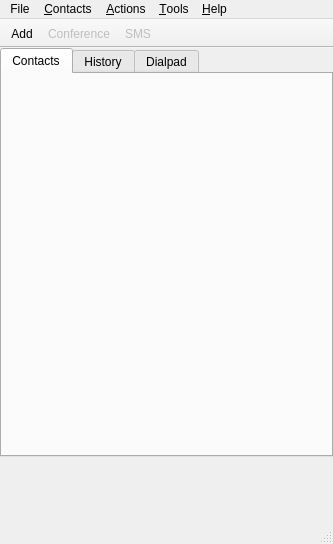
<ui version="4.0" >
 <class>WengoPhoneWindow</class>
 <widget class="QMainWindow" name="WengoPhoneWindow" >
  <property name="geometry" >
   <rect>
    <x>0</x>
    <y>0</y>
    <width>333</width>
    <height>544</height>
   </rect>
  </property>
  <property name="windowTitle" >
   <string>PyWengoPhone</string>
  </property>
  <widget class="QWidget" name="centralWidget" >
   <property name="autoFillBackground" >
    <bool>true</bool>
   </property>
   <layout class="QVBoxLayout" >
    <property name="margin" >
     <number>0</number>
    </property>
    <property name="spacing" >
     <number>0</number>
    </property>
    <item>
     <widget class="QFrame" name="profileBarFrame" />
    </item>
    <item>
     <widget class="QFrame" name="frame" >
      <property name="frameShape" >
       <enum>QFrame::NoFrame</enum>
      </property>
      <property name="frameShadow" >
       <enum>QFrame::Raised</enum>
      </property>
      <layout class="QGridLayout" >
       <property name="margin" >
        <number>0</number>
       </property>
       <property name="spacing" >
        <number>0</number>
       </property>
       <item row="1" column="0" >
        <widget class="QTabWidget" name="tabWidget" >
         <property name="autoFillBackground" >
          <bool>false</bool>
         </property>
         <property name="currentIndex" >
          <number>0</number>
         </property>
         <widget class="QWidget" name="tabContactList" >
          <attribute name="title" >
           <string>Contacts</string>
          </attribute>
         </widget>
         <widget class="QWidget" name="tabHistory" >
          <attribute name="title" >
           <string>History</string>
          </attribute>
         </widget>
         <widget class="QWidget" name="tabDialpad" >
          <attribute name="title" >
           <string>Dialpad</string>
          </attribute>
         </widget>
        </widget>
       </item>
      </layout>
     </widget>
    </item>
    <item>
     <widget class="QFrame" name="callBarFrame" >
      <property name="minimumSize" >
       <size>
        <width>16</width>
        <height>65</height>
       </size>
      </property>
      <property name="maximumSize" >
       <size>
        <width>16777215</width>
        <height>65</height>
       </size>
      </property>
      <property name="frameShape" >
       <enum>QFrame::NoFrame</enum>
      </property>
      <property name="frameShadow" >
       <enum>QFrame::Raised</enum>
      </property>
     </widget>
    </item>
    <item>
     <widget class="QFrame" name="configPanelFrame" >
      <property name="sizePolicy" >
       <sizepolicy>
        <hsizetype>5</hsizetype>
        <vsizetype>0</vsizetype>
        <horstretch>0</horstretch>
        <verstretch>0</verstretch>
       </sizepolicy>
      </property>
     </widget>
    </item>
   </layout>
  </widget>
  <widget class="QMenuBar" name="menuBar" >
   <property name="geometry" >
    <rect>
     <x>0</x>
     <y>0</y>
     <width>333</width>
     <height>25</height>
    </rect>
   </property>
   <widget class="QMenu" name="menuContacts" >
    <property name="title" >
     <string>&amp;Contacts</string>
    </property>
    <addaction name="actionAddContact" />
    <addaction name="separator" />
    <addaction name="actionShowHideOfflineContacts" />
    <addaction name="actionShowHideContactGroups" />
   </widget>
   <widget class="QMenu" name="menuActions" >
    <property name="title" >
     <string>&amp;Actions</string>
    </property>
    <addaction name="actionCreateConferenceCall" />
    <addaction name="separator" />
    <addaction name="actionSendSms" />
    <addaction name="separator" />
   </widget>
   <widget class="QMenu" name="menuSettings" >
    <property name="title" >
     <string>&amp;Tools</string>
    </property>
    <widget class="QMenu" name="menuToolbar" >
     <property name="title" >
      <string>Toolbar</string>
     </property>
     <addaction name="actionToolBarTextUnderIcons" />
     <addaction name="actionToolBarIconsOnly" />
     <addaction name="actionToolBarHidden" />
    </widget>
    <widget class="QMenu" name="menuClearHistory" >
     <property name="title" >
      <string>Clear &amp;History</string>
     </property>
     <property name="icon" >
      <iconset/>
     </property>
     <addaction name="actionClearOutgoingCalls" />
     <addaction name="actionClearIncomingCalls" />
     <addaction name="actionClearMissedCalls" />
     <addaction name="actionClearRejectedCalls" />
     <addaction name="actionClearChatSessions" />
     <addaction name="actionClearSms" />
     <addaction name="separator" />
     <addaction name="actionClearAll" />
    </widget>
    <addaction name="actionOpenChatWindow" />
    <addaction name="actionShowFileTransfer" />
    <addaction name="menuToolbar" />
    <addaction name="separator" />
    <addaction name="actionToggleVideo" />
    <addaction name="actionShowConfig" />
    <addaction name="separator" />
    <addaction name="menuClearHistory" />
   </widget>
   <widget class="QMenu" name="menuHelp" >
    <property name="title" >
     <string>&amp;Help</string>
    </property>
    <addaction name="actionShowWengoForum" />
    <addaction name="actionWengoFAQ" />
    <addaction name="separator" />
    <addaction name="actionShowAbout" />
   </widget>
   <widget class="QMenu" name="menuWengo" >
    <property name="title" >
     <string>File</string>
    </property>
    <addaction name="actionMyProfiles" />
    <addaction name="actionMyAccounts" />
    <addaction name="actionLogOff" />
    <addaction name="separator" />
    <addaction name="actionShowWengoAccount" />
    <addaction name="actionWengoServices" />
    <addaction name="separator" />
    <addaction name="actionClose" />
    <addaction name="actionQuit" />
   </widget>
   <addaction name="menuWengo" />
   <addaction name="menuContacts" />
   <addaction name="menuActions" />
   <addaction name="menuSettings" />
   <addaction name="menuHelp" />
  </widget>
  <widget class="QStatusBar" name="statusBar" />
  <widget class="QToolBar" name="toolBar" >
   <property name="contextMenuPolicy" >
    <enum>Qt::CustomContextMenu</enum>
   </property>
   <property name="windowTitle" >
    <string>ToolBar</string>
   </property>
   <property name="movable" >
    <bool>false</bool>
   </property>
   <property name="orientation" >
    <enum>Qt::Horizontal</enum>
   </property>
   <property name="iconSize" >
    <size>
     <width>32</width>
     <height>32</height>
    </size>
   </property>
   <property name="toolButtonStyle" >
    <enum>Qt::ToolButtonTextUnderIcon</enum>
   </property>
   <attribute name="toolBarArea" >
    <number>4</number>
   </attribute>
   <addaction name="actionAddContact" />
   <addaction name="actionCreateConferenceCall" />
   <addaction name="actionSendSms" />
  </widget>
  <action name="actionShowWengoAccount" >
   <property name="enabled" >
    <bool>false</bool>
   </property>
   <property name="text" >
    <string>View My @company@ Account...</string>
   </property>
  </action>
  <action name="actionClose" >
   <property name="icon" >
    <iconset/>
   </property>
   <property name="text" >
    <string>&amp;Close</string>
   </property>
   <property name="shortcut" >
    <string>Ctrl+W</string>
   </property>
  </action>
  <action name="actionShowWengoForum" >
   <property name="text" >
    <string>@company@ &amp;Forum...</string>
   </property>
  </action>
  <action name="actionShowAbout" >
   <property name="text" >
    <string>&amp;About...</string>
   </property>
  </action>
  <action name="actionAddContact" >
   <property name="icon" >
    <iconset resource="../../../resources/wengophone.qrc" >:/pics/iconbar/add_contact.png</iconset>
   </property>
   <property name="text" >
    <string>Add &amp;Contact...</string>
   </property>
   <property name="iconText" >
    <string>Add</string>
   </property>
   <property name="toolTip" >
    <string>Add Contact</string>
   </property>
  </action>
  <action name="actionShowConfig" >
   <property name="text" >
    <string>&amp;Configuration...</string>
   </property>
  </action>
  <action name="actionSendSms" >
   <property name="enabled" >
    <bool>false</bool>
   </property>
   <property name="icon" >
    <iconset resource="../../../resources/wengophone.qrc" >:/pics/iconbar/sms.png</iconset>
   </property>
   <property name="text" >
    <string>Send SMS...</string>
   </property>
   <property name="iconText" >
    <string>SMS</string>
   </property>
   <property name="toolTip" >
    <string>Send SMS</string>
   </property>
  </action>
  <action name="actionMyProfiles" >
   <property name="text" >
    <string>My &amp;Profiles</string>
   </property>
   <property name="iconText" >
    <string>My Profiles</string>
   </property>
   <property name="toolTip" >
    <string>My Profiles</string>
   </property>
  </action>
  <action name="actionCreateConferenceCall" >
   <property name="enabled" >
    <bool>false</bool>
   </property>
   <property name="icon" >
    <iconset resource="../../../resources/wengophone.qrc" >:/pics/iconbar/conference.png</iconset>
   </property>
   <property name="text" >
    <string>Start &amp;Conference...</string>
   </property>
   <property name="iconText" >
    <string>Conference</string>
   </property>
   <property name="toolTip" >
    <string>Start Conference</string>
   </property>
  </action>
  <action name="actionWengoFAQ" >
   <property name="text" >
    <string>@company@ &amp;Wiki/FAQ...</string>
   </property>
  </action>
  <action name="actionWengoServices" >
   <property name="text" >
    <string>Learn more about @company@ Services...</string>
   </property>
  </action>
  <action name="actionShowHideOfflineContacts" >
   <property name="icon" >
    <iconset/>
   </property>
   <property name="text" >
    <string>Show/Hide Unavailable &amp;Contacts</string>
   </property>
  </action>
  <action name="actionClearChatSessions" >
   <property name="text" >
    <string>&amp;Chat Sessions</string>
   </property>
  </action>
  <action name="actionClearAll" >
   <property name="text" >
    <string>&amp;All</string>
   </property>
  </action>
  <action name="actionSearchWengoContact" >
   <property name="icon" >
    <iconset resource="../../../resources/wengophone.qrc" >:/pics/iconbar/search_contact.png</iconset>
   </property>
   <property name="text" >
    <string>&amp;Find Contact...</string>
   </property>
   <property name="iconText" >
    <string>Search</string>
   </property>
   <property name="toolTip" >
    <string>Find @company@ Contacts</string>
   </property>
  </action>
  <action name="actionAcceptCall" >
   <property name="icon" >
    <iconset/>
   </property>
   <property name="text" >
    <string>&amp;Accept</string>
   </property>
  </action>
  <action name="actionHangUpCall" >
   <property name="icon" >
    <iconset/>
   </property>
   <property name="text" >
    <string>&amp;HangUp</string>
   </property>
  </action>
  <action name="actionHoldResumeCall" >
   <property name="icon" >
    <iconset/>
   </property>
   <property name="text" >
    <string>&amp;Hold/Resume</string>
   </property>
  </action>
  <action name="actionShowHideContactGroups" >
   <property name="icon" >
    <iconset/>
   </property>
   <property name="text" >
    <string>Show/Hide &amp;Groups</string>
   </property>
  </action>
  <action name="actionLogOff" >
   <property name="text" >
    <string>Log &amp;Off...</string>
   </property>
   <property name="iconText" >
    <string>Log Off</string>
   </property>
   <property name="toolTip" >
    <string>Log Off</string>
   </property>
  </action>
  <action name="actionOpenChatWindow" >
   <property name="icon" >
    <iconset resource="../../../resources/wengophone.qrc" >:/pics/iconbar/chat.png</iconset>
   </property>
   <property name="text" >
    <string>Show &amp;Chat Window</string>
   </property>
   <property name="iconText" >
    <string>Show Chat Window</string>
   </property>
   <property name="toolTip" >
    <string>Show Chat Window</string>
   </property>
  </action>
  <action name="actionClearOutgoingCalls" >
   <property name="text" >
    <string>&amp;Outgoing Calls</string>
   </property>
  </action>
  <action name="actionClearIncomingCalls" >
   <property name="text" >
    <string>&amp;Incoming Calls</string>
   </property>
  </action>
  <action name="actionClearMissedCalls" >
   <property name="text" >
    <string>&amp;Missed Calls</string>
   </property>
  </action>
  <action name="actionToggleVideo" >
   <property name="icon" >
    <iconset/>
   </property>
   <property name="text" >
    <string>Enable/Disable &amp;Video Calls</string>
   </property>
  </action>
  <action name="actionShowVolumePanel" >
   <property name="checkable" >
    <bool>false</bool>
   </property>
   <property name="icon" >
    <iconset resource="../../../resources/wengophone.qrc" >:/pics/statusbar/audio_status_ok.png</iconset>
   </property>
   <property name="text" >
    <string>Show &amp;Volume Panel</string>
   </property>
  </action>
  <action name="actionClearSms" >
   <property name="text" >
    <string>Short Text &amp;Messages (SMS)</string>
   </property>
  </action>
  <action name="actionShowFileTransfer" >
   <property name="checkable" >
    <bool>false</bool>
   </property>
   <property name="icon" >
    <iconset/>
   </property>
   <property name="text" >
    <string>Show &amp;File Transfer</string>
   </property>
   <property name="shortcut" >
    <string/>
   </property>
  </action>
  <action name="actionClearRejectedCalls" >
   <property name="text" >
    <string>Rejected Calls</string>
   </property>
  </action>
  <action name="actionHideMainWindowToolBar" >
   <property name="checkable" >
    <bool>false</bool>
   </property>
   <property name="text" >
    <string>Hide &amp;ToolBar</string>
   </property>
  </action>
  <action name="actionClear_chat_history" >
   <property name="text" >
    <string>clear chat history</string>
   </property>
  </action>
  <action name="actionQuit" >
   <property name="icon" >
    <iconset resource="../../../resources/wengophone.qrc" >:/pics/close_normal.png</iconset>
   </property>
   <property name="text" >
    <string>&amp;Quit</string>
   </property>
   <property name="shortcut" >
    <string>Ctrl+Q</string>
   </property>
   <property name="shortcutContext" >
    <enum>Qt::ApplicationShortcut</enum>
   </property>
  </action>
  <action name="actionToolBarTextUnderIcons" >
   <property name="checkable" >
    <bool>true</bool>
   </property>
   <property name="text" >
    <string>&amp;Text Under Icons</string>
   </property>
  </action>
  <action name="actionToolBarIconsOnly" >
   <property name="checkable" >
    <bool>true</bool>
   </property>
   <property name="text" >
    <string>&amp;Icons Only</string>
   </property>
  </action>
  <action name="actionToolBarHidden" >
   <property name="checkable" >
    <bool>true</bool>
   </property>
   <property name="text" >
    <string>&amp;Hidden</string>
   </property>
  </action>
  <action name="actionMyAccounts" >
   <property name="icon" >
    <iconset resource="../../../resources/wengophone.qrc" >:/pics/config/imaccounts.png</iconset>
   </property>
   <property name="text" >
    <string>My &amp;Accounts</string>
   </property>
  </action>
 </widget>
 <tabstops>
  <tabstop>tabWidget</tabstop>
 </tabstops>
 <resources>
  <include location="../../../resources/wengophone.qrc" />
 </resources>
 <connections/>
</ui>
